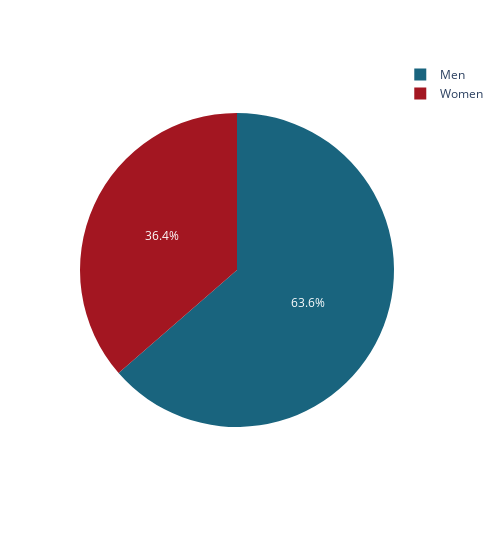

The notebook cell saved with this chart:
### Markdown cell above
Here we can see that we have more data from male patients than female patients.

### Code cell
# Creating pie plot

create_pie_plot(tmp, 'sex')

### Figure 1 — Plotly figure (JSON) as saved in the notebook; plotly's stock layout.template omitted (floating-point values rounded to 4 significant figures; data arrays with more than 128 entries replaced by an {"elided": "..."} marker saying what was removed)
{"data": [{"domain": {"x": [0, 1], "y": [0, 1]}, "hovertemplate": "sex=%{label}<extra></extra>", "labels": {"elided": "239 str values"}, "legendgroup": "", "name": "", "showlegend": true, "type": "pie"}], "layout": {"bargap": 0.2, "legend": {"tracegroupgap": 0}, "margin": {"t": 60}, "piecolorway": ["#19647E", "#A31621"], "width": 500, "xaxis": {"title": {"text": ""}}, "yaxis": {"title": {"text": ""}}}}
